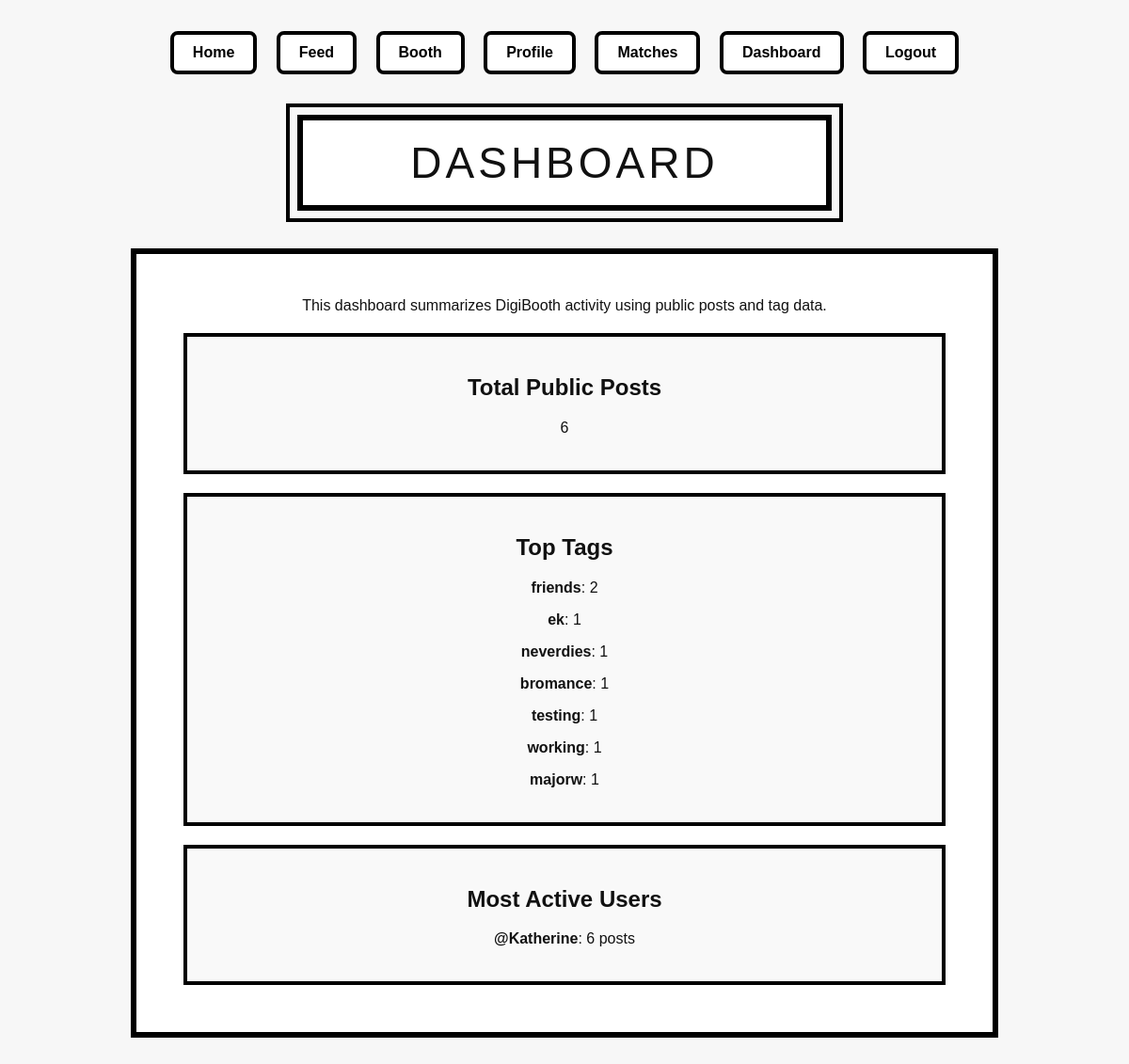
The page /dashboard (signed in) on the database as committed earlier.
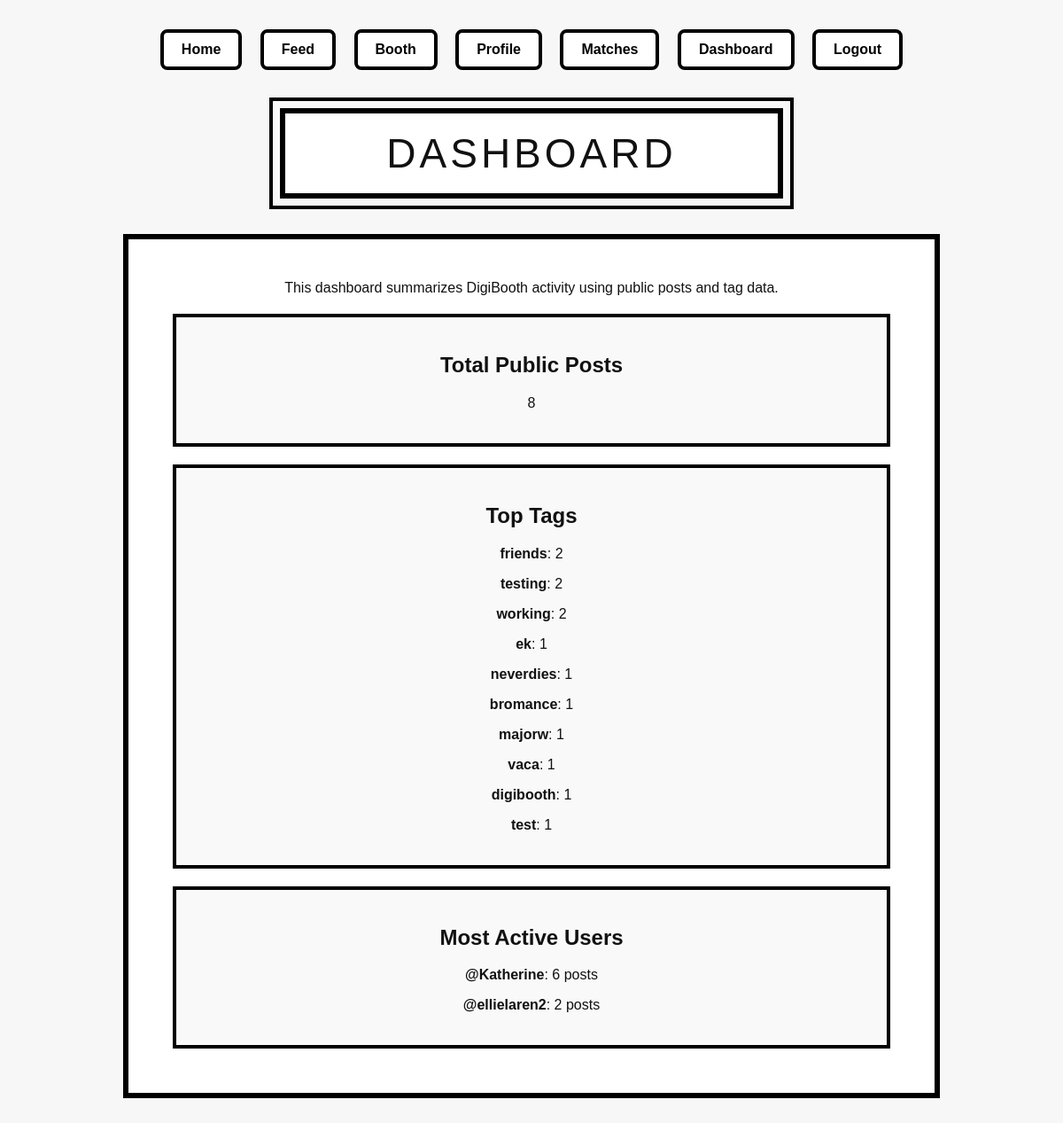
The same page on the database as committed later.
### tables this page shows
CREATE TABLE posts (
           id INTEGER PRIMARY KEY AUTOINCREMENT,
           username TEXT NOT NULL,
           image_filenames TEXT NOT NULL,  -- JSON string
           filter_choice TEXT,
           frame_choice TEXT,
           layout_choice TEXT,
           caption TEXT,
           tags TEXT,
           timestamp TEXT NOT NULL
       , privacy TEXT DEFAULT 'public');

### app.py (the view)
@app.route("/dashboard")
def dashboard():
   if "username" not in session:
       return redirect("/signin")
   conn = get_db_connection()
   posts_rows = conn.execute(
       "SELECT username, tags FROM posts WHERE privacy = 'public'"
   ).fetchall()
   conn.close()
   total_posts = len(posts_rows)
   posts_per_user = {}
   tag_counts = {}
   for row in posts_rows:
       username = row["username"]
       posts_per_user[username] = posts_per_user.get(username, 0) + 1
       if row["tags"]:
           tags = clean_tags(row["tags"]).split(",")
           for tag in tags:
               if tag:
                   tag_counts[tag] = tag_counts.get(tag, 0) + 1
   top_tags = sorted(
       tag_counts.items(),
       key=lambda item: item[1],
       reverse=True
   )
   active_users = sorted(
       posts_per_user.items(),
       key=lambda item: item[1],
       reverse=True
   )
   return render_template(
       "dashboard.html",
       total_posts=total_posts,
       top_tags=top_tags,
       active_users=active_users
   )

### app.py (called while the page is built)
def get_db_connection():
   conn = sqlite3.connect(DATABASE)
   conn.row_factory = sqlite3.Row
   return conn

def clean_tags(tags):
    tag_list = tags.replace("#", "").split()
    cleaned_tags = []
    for tag in tag_list:
        cleaned_tag = tag.strip().lower().replace(" ", "")
        if cleaned_tag:
            cleaned_tags.append(cleaned_tag)
    return ",".join(cleaned_tags)

### templates/dashboard.html (shortened to what this page needs)
<!DOCTYPE html>
<html>
<head>
    <link rel="stylesheet" href="{{ url_for('static', filename='style.css') }}">
</head>
<body>
<nav>
    <a href="/">Home</a>
    <a href="/feed">Feed</a>
    <a href="/booth">Booth</a>
    <a href="/profile">Profile</a>
    <a href="/matches">Matches</a>
    <a href="/dashboard">Dashboard</a>
    <a href="/logout">Logout</a>
</nav>
<div class="title-sign">DASHBOARD</div>
<div class="dashboard-container">
    <p>
        This dashboard summarizes DigiBooth activity using public posts and tag data.
    </p>
    <div class="dashboard-card">
        <h2>Total Public Posts</h2>
        <p>{{ total_posts }}</p>
    </div>
    <div class="dashboard-card">
        <h2>Top Tags</h2>
        {% if top_tags %}
            {% for tag, count in top_tags %}
                <p><strong>{{ tag }}</strong>: {{ count }}</p>
            {% endfor %}
        {% else %}
            <p>No tag data yet.</p>
        {% endif %}
    </div>
    <div class="dashboard-card">
        <h2>Most Active Users</h2>
        {% if active_users %}
            {% for username, count in active_users %}
                <p><strong>@{{ username }}</strong>: {{ count }} posts</p>
            {% endfor %}
        {% else %}
            <p>No posts yet.</p>
        {% endif %}
    </div>
</div>
</body>
</html>

### static/style.css (style rules this page uses)
body { margin: 0; font-family: "Comic Sans MS", "Trebuchet MS", Arial, sans-serif; background: #f7f7f7; color: #111; text-align: center; }
nav { margin: 25px; }
nav a { display: inline-block; margin: 8px; padding: 10px 20px; border: 4px solid black; background: white; color: black; font-weight: bold; text-decoration: none; border-radius: 8px; }
.title-sign { width: 520px; margin: 35px auto 25px; padding: 18px; border: 6px solid black; outline: 4px solid black; outline-offset: 8px; font-size: 46px; letter-spacing: 4px; background: white; }

### templates/dashboard.html (style rules this page uses)
.dashboard-container { width: 850px; margin: 40px auto; padding: 30px; border: 6px solid black; background: white; }
.dashboard-card { border: 4px solid black; padding: 20px; margin: 20px; background: #f9f9f9; }

Rows that differ between the two databases and show on the page:
added posts: username "ellielaren2", count "2"
Other text that changed with them:
{{ total_posts }}: "6" → "8"
new list line: "testing : 2"
new list line: "working : 2"
new list line: "vaca : 1"
new list line: "digibooth : 1"
new list line: "test : 1"
list line gone: "testing : 1"
list line gone: "working : 1"
